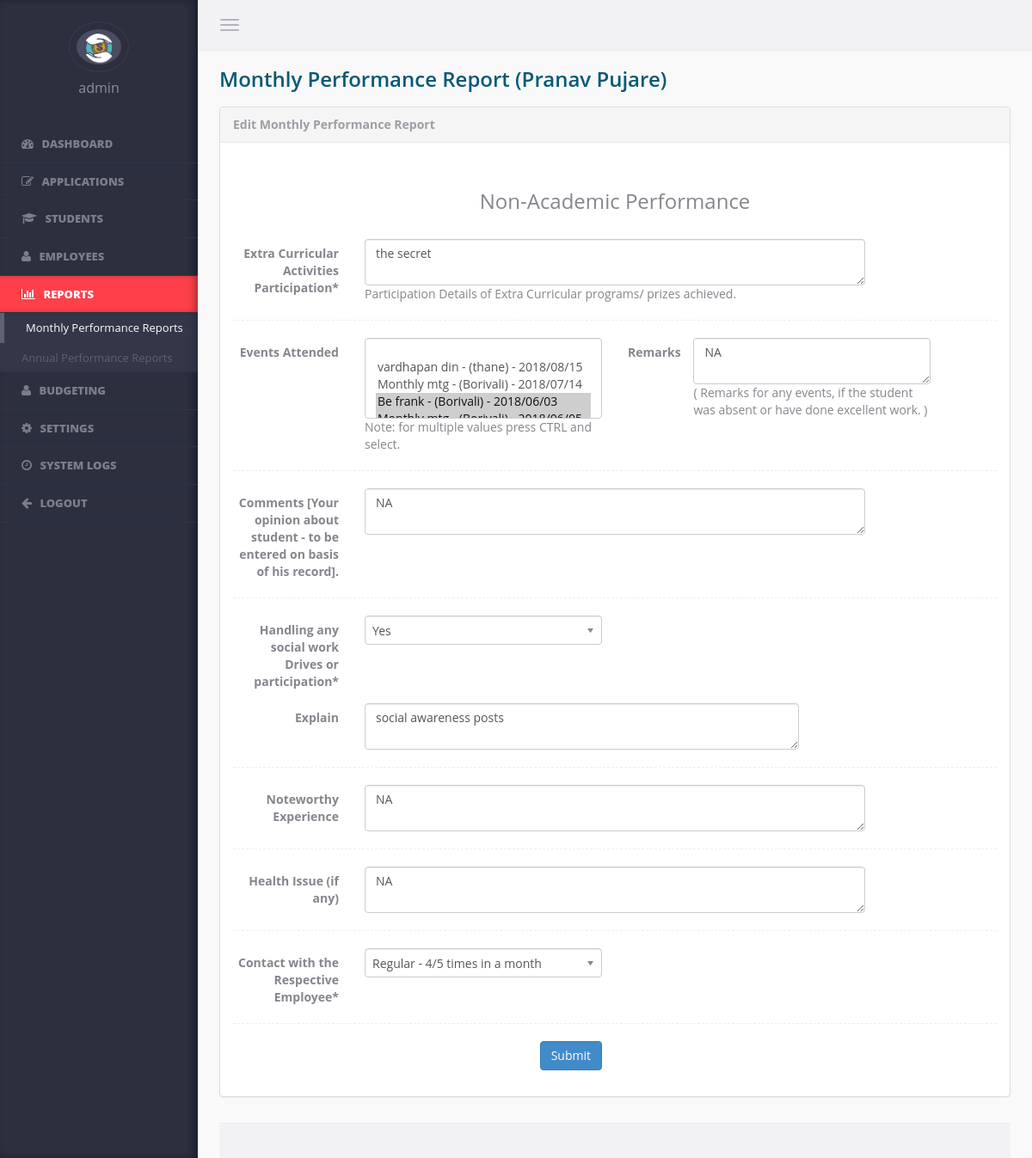
Screenshot of /admin/edit_monthly_performance?student_id=2&&monthly_report_id=2 (signed in) with the database file from the repository.
### tables this page shows
CREATE TABLE `student_info` (
  `id` int(11) NOT NULL,
  `application_id` varchar(50) DEFAULT NULL,
  `student_code` varchar(50) DEFAULT NULL,
  `first_name` varchar(50) DEFAULT NULL,
  `middle_name` varchar(50) DEFAULT NULL,
  `last_name` varchar(50) DEFAULT NULL,
  `dob` varchar(30) DEFAULT NULL,
  `caste` varchar(50) DEFAULT NULL,
  `vsm_branch` varchar(50) DEFAULT NULL,
  `csr` varchar(30) DEFAULT NULL,
  `csr_organisation` varchar(50) DEFAULT NULL,
  `photo` varchar(200) DEFAULT NULL,
  `status` enum('Pending','Rejected','Enrolled') NOT NULL DEFAULT 'Pending',
  `remark_by_commitee` varchar(500) DEFAULT NULL,
  `submitted_by_admin` int(11) DEFAULT NULL,
  `submission_date` varchar(30) DEFAULT NULL,
  `last_edited_by` int(11) DEFAULT NULL,
  `last_edit_date` varchar(30) DEFAULT NULL
);

CREATE TABLE `monthly_reports` (
  `id` int(11) NOT NULL,
  `student_id` int(11) DEFAULT NULL,
  `year` varchar(30) DEFAULT NULL,
  `month` varchar(30) DEFAULT NULL,
  `extra_curricular_activities` varchar(1000) DEFAULT NULL,
  `book1_name` varchar(50) DEFAULT NULL,
  `book1_author` varchar(50) DEFAULT NULL,
  `book1_remarks` varchar(200) DEFAULT NULL,
  `book2_name` varchar(50) DEFAULT NULL,
  `book2_author` varchar(50) DEFAULT NULL,
  `book2_remarks` varchar(200) DEFAULT NULL,
  `book3_name` varchar(50) DEFAULT NULL,
  `book3_author` varchar(50) DEFAULT NULL,
  `book3_remarks` varchar(50) DEFAULT NULL,
  `montly_events` varchar(1000) DEFAULT NULL,
  `event_remarks` varchar(1000) DEFAULT NULL,
  `comments_opinion` varchar(1000) DEFAULT NULL,
  `social_work_drive` varchar(30) DEFAULT NULL,
  `social_work_explanation` varchar(1000) DEFAULT NULL,
  `noteworthy_experience` varchar(1000) DEFAULT NULL,
  `health_issue` varchar(1000) DEFAULT NULL,
  `contact_with_kp` varchar(50) DEFAULT NULL,
  `advance_settlement` varchar(50) DEFAULT NULL,
  `submitted_by_admin` int(11) DEFAULT NULL,
  `submission_date` varchar(30) DEFAULT NULL,
  `last_edited_by` int(11) DEFAULT NULL,
  `last_edit_date` varchar(30) DEFAULT NULL
);

CREATE TABLE `event_master` (
  `id` int(11) NOT NULL,
  `name` varchar(50) DEFAULT NULL,
  `location` varchar(50) DEFAULT NULL,
  `date` varchar(30) DEFAULT NULL
);

### admin/edit_monthly_performance.php (the view, shortened to what this page needs)
<?php
include_once 'include/include.php';
if(!isset($_SESSION['admin_id']) && empty($_SESSION['admin_id']) && !isset($_SESSION['admin_type']) && empty($_SESSION['admin_type']))
{
  header('location:login');
}
else
{
    if(isset($_GET['student_id']))
    {
        $student_id=str_replace("'", "\'", $_GET['student_id']);
    }
    if(isset($_GET['monthly_report_id']))
    {
        $monthly_report_id=str_replace("'", "\'", $_GET['monthly_report_id']);
    }
    $query1="select * from student_info where id='$student_id'";
    $query1_run=mysqli_query($connect, $query1);
    $student_rows=mysqli_num_rows($query1_run);
    $student_data=mysqli_fetch_assoc($query1_run);
    $query3="select * from monthly_reports where id='$monthly_report_id' and student_id='$student_id'";
    $query3_run=mysqli_query($connect, $query3);
    $monthly_report_rows=mysqli_num_rows($query3_run);
    $existing_data=mysqli_fetch_assoc($query3_run);
    $existing_events=$existing_data['montly_events'];
    $existing_events_array=explode(', ', $existing_events);
    $query19="SELECT kp_assigned.*, admin.first_name, admin.last_name, admin.vsm_branch FROM kp_assigned left join admin on kp_assigned.kp_id=admin.id WHERE kp_assigned.student_id='$student_id'";
    $query19_run=mysqli_query($connect, $query19);
    $kp_assigned_data=mysqli_fetch_assoc($query19_run);
    $kp_assigned_id=$kp_assigned_data['kp_id'];
?>
<!DOCTYPE html>
<html lang="en">
    <head>
        <?php include 'include/head.php';?>
    </head>
    <body data-ng-app>
        <?php $page='monthly_reports'; ?>
        <?php include 'include/sidebar-admin.php';?>
        <section class="content">
            <?php include 'include/header.php'; ?>
            <div class="wrapper container-fluid">
                <div class="page-header">
                    <h3>Monthly Performance Report (<?= $student_data['first_name'].' '.$student_data['last_name']; ?>)</h3>
                </div>
                <div class="row">
                    <div class="col-md-12">
                        <div class="panel panel-default">
                            <div class="panel-heading">Edit Monthly Performance Report</div>
                            <div class="panel-body">
            <?php
                if($student_rows==1)
                {
                    if($_SESSION['admin_type']!='kp' || ($_SESSION['admin_type']=='kp' && $_SESSION['admin_id']==$kp_assigned_id))
                    {
                        if($monthly_report_rows==1)
                        {
            ?>
                                <form class="form-horizontal" action="edit_monthly_performance?<?php echo $_SERVER['QUERY_STRING']; ?>" method="POST">
                                    <br/>
                                    <h3 class="text-center">Non-Academic Performance</h3>
                                    <br/>
                                    <div class="form-group">
                                        <label class="col-sm-2 control-label">Extra Curricular Activities Participation*</label>
                                        <div class="col-sm-8">
                                            <textarea class="form-control" name="extra_curricular" required><?= $existing_data['book1_name']; ?></textarea>Participation Details of Extra Curricular programs/ prizes achieved.
                                        </div>
                                    </div>
                                    <hr class="dotted">
                                    <div class="form-group">
                                        <label class="col-sm-2 control-label">Events Attended</label>
                                        <div class="col-sm-4">
                                            <select class="form-control" name="events[]" data-placeholder="" multiple>
                                                <option></option>
                                <?php
                                        $query1="select * from event_master order by id desc";
                                        $query1_run=mysqli_query($connect, $query1);
                                        while($event_master=mysqli_fetch_assoc($query1_run))
                                        {
                                ?>
                                                <option value="<?php echo $event_master['name'].' - ('.$event_master['location'].') - '.$event_master['date']; ?>" <?php if(!empty($existing_events_array) && in_array($event_master['name'].' - ('.$event_master['location'].') - '.$event_master['date'], $existing_events_array)){ echo 'selected'; } ?>> <?php echo $event_master['name'].' - ('.$event_master['location'].') - '.$event_master['date']; ?> </option>
                                <?php
                                        }
                                ?>
                                            </select>
                                            Note: for multiple values press CTRL and select.
                                        </div>
                                        <label class="col-sm-1 control-label">Remarks</label>
                                        <div class="col-sm-4">
                                            <textarea class="form-control" name="event_remarks">NA</textarea>
                                            ( Remarks for any events, if the student was absent or have done excellent work. )
                                        </div>
                                    </div>
                                    <hr class="dotted">
                                    <div class="form-group">
                                        <label class="col-sm-2 control-label">Comments [Your opinion about student - to be entered on basis of his record].</label>
                                        <div class="col-sm-8">
                                            <textarea class="form-control" name="comments_opinion"><?= $existing_data['comments_opinion']; ?></textarea>
                                        </div>
                                    </div>
                                    <hr class="dotted">
                                    <div class="form-group">
                                        <label class="col-sm-2 control-label">Handling any social work Drives or participation* </label>
                                        <div class="col-sm-4">
                                        </div>
                                    </div>
                                    <div class="form-group" id="social_div" style="display: none;">
                                        <label class="col-sm-2 control-label">Explain</label>
                                        <div class="col-sm-7">
                                            <textarea class="form-control" name="handling_social_work_explanation" required placeholder="Explain about social work drive"><?= $existing_data['social_work_explanation']; ?></textarea>
                                        </div>
                                    </div>
                                    <hr class="dotted">
                                    <div class="form-group">
                                        <label class="col-sm-2 control-label">Noteworthy Experience </label>
                                        <div class="col-sm-8">
                                            <textarea class="form-control" name="noteworthy_experience"><?= $existing_data['noteworthy_experience']; ?></textarea>
                                        </div>
                                    </div>
                                    <hr class="dotted">
                                    <div class="form-group">
                                        <label class="col-sm-2 control-label">Health Issue (if any) </label>
                                        <div class="col-sm-8">
                                            <textarea class="form-control" name="health_issue"><?= $existing_data['health_issue']; ?></textarea>
                                        </div>
                                    </div>
                                    <hr class="dotted">
                                    <div class="form-group">
                                        <label class="col-sm-2 control-label">Contact with the Respective Employee*</label>
                                        <div class="col-sm-4">
                                        </div>
                                    </div>
                                    <hr class="dotted">
                                    <div class="form-group">
                                        <div class="col-sm-6">
                                            <input type="submit" class="btn btn-primary pull-right" value="Submit"></small>
                                        </div>
                                    </div>
                                </form>
            <?php
                        }
                    }
                }
            ?>
                            </div>
                        </div>
                    </div>
                </div>
            <?php include 'include/footer.php';?>
        </section>
    </body>
</html>
<?php
    }
?>

### admin/include/sidebar-admin.php (shortened to what this page needs)
<aside class="left-panel">
<?php
    $admin_id=$_SESSION['admin_id'];
    $admin_type=$_SESSION['admin_type'];
    $query20="SELECT first_name FROM admin WHERE id='$admin_id'";
    $query20_run=mysqli_query($connect, $query20);
    $admin_data=mysqli_fetch_assoc($query20_run);
    $admin_fname=$admin_data['first_name'];
?>
    <div class="user text-center">
        <img src="../images/logo.jpg" class="img-circle" alt="...">
        <h4 class="user-name"><?= $admin_fname; ?></h4>
    </div>
    <nav class="navigation">
        <ul class="list-unstyled">
            <li <?php if(isset($page) && $page == 'dashboard') {
				echo 'class="active"';
				}
				?>>
			<a href="dashboard">
			<i class="fa fa-dashboard">
			</i>
			<span class="nav-label">
			Dashboard
			</span>
			</a>
			</li>
		<?php
			if($admin_type!='kp')
			{
		?>
            <li <?php
				if(isset($page) && ($page == 'applications' || $page == 'applications?type=Enrolled' || $page == 'applications?type=Rejected' || $page == 'applications?type=Pending')){
					echo 'class="has-submenu active"';
				}
				else{
					echo 'class="has-submenu"';
					}
			?>>
			<a href="#">
			<i class="fa fa-edit">
			</i>
			<span class="nav-label">Applications</span>
			</a>
            </li>
    <?php
        }
    ?>
		    <li <?php if(isset($page) && $page == 'students') {echo 'class="active"';} ?>>
			<a href="students">
			<i class="fa fa-graduation-cap">
			</i>
			<span class="nav-label">Students</span>
			</a>
			</li>
    <?php
        if($admin_type!='kp')
        {
    ?>
		    <li <?php if(isset($page) && $page == 'karyakarta_palak') {echo 'class="active"';} ?>>
			<a href="karyakarta_palak">
			<i class="fa fa-user">
			</i>
			<span class="nav-label">Employees</span>
			</a>
			</li>
    <?php
        }
    ?>
            <li <?php if(isset($page) && ($page == 'monthly_reports' || $page == 'annual_reports')) {echo 'class="active"';} ?> class="has-submenu">
			<a href="#">
			<i class="fa fa-bar-chart">
			</i>
			<span class="nav-label">Reports</span>
			</a>
            <ul class="list-unstyled">
                    <li <?php if(isset($page) && $page == 'monthly_reports') {echo 'class="active"';} ?>>
					<a href="monthly_reports">Monthly Performance Reports</a>
					</li>
                    <li <?php if(isset($page) && $page == 'annual_reports') {echo 'class="active"';} ?>>
					<a href="annual_reports">Annual Performance Reports</a>
					</li>
                </ul>
            </li>
            <li <?php
					if(isset($page) && $page == 'budgeting') {
						echo 'class="active"';
					}
				?>>
			<a href="budgeting">
			<i class="fa fa-user">
			</i>
			<span class="nav-label">Budgeting</span>
			</a>
			</li>
    <?php
        if($admin_type!='kp')
        {
    ?>
            <li <?php
					if(isset($page) && ($page == 'settings' || $page == 'decoding' || $page == 'events')) {
						echo 'class="has-submenu active"';
					}
					else{
						echo 'class="has-submenu"';
					}
				?>>
			<a href="#">
			<i class="fa fa-cog">
			</i>
			<span class="nav-label">Settings</span>
			</a>
            </li>
            <li <?php if(isset($page) && $page == 'system_logs') {echo 'class="active"';} ?>>
			<a href="system_logs">
			<i class="fa fa-clock-o">
			</i>
			<span class="nav-label">System Logs</span>
			</a>
			</li>
    <?php
        }
    ?>
			<li class=""><a href="logout">
			<i class="fa fa-arrow-left">
			</i>
			<span class="nav-label">Logout</span>
			</a>
			</li>
		</ul>
    </nav>
</aside>

### rows the page displays
student_info: first_name "Pranav", last_name "Pujare"
monthly_reports: extra_curricular "the secret", montly_events.name "/ vardhapan din - (thane) - 2018/08/15 / Monthly mtg - (Borivali) - 2018/07/14 / Be frank - (Borivali) - 2018/06/03 ☑", comments_opinion "NA", handling_social_work_explanation "social awareness posts", noteworthy_experience "NA", health_issue "NA"

### other values shown
$admin_fname "admin"
